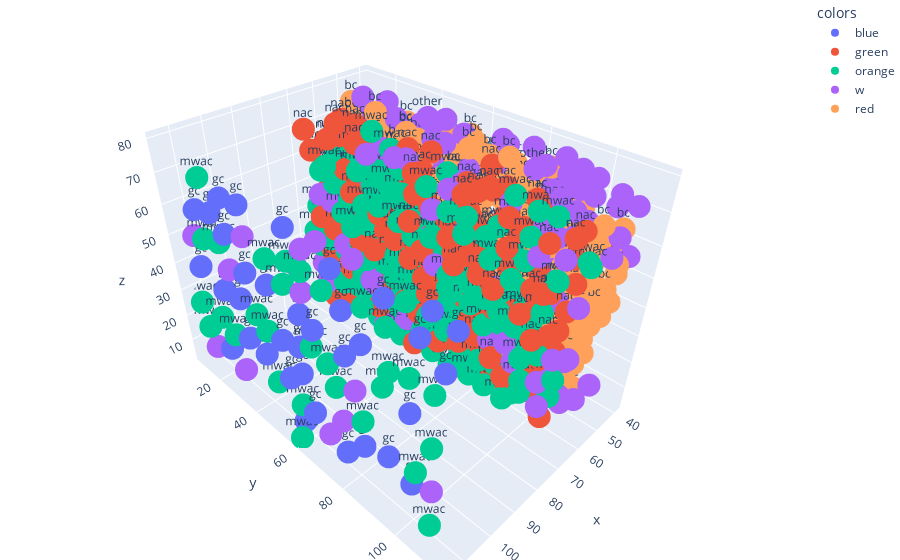

The notebook cell saved with this chart:
### Code cell
df = cells.copy()
fig = px.scatter_3d(df, x='x', y='y', z='z',
              color='colors',title='Cells Positions',text='coarse')

fig.update_layout(margin=dict(l=0, r=0, b=0, t=0))
fig.show()
plotly.offline.plot(fig, filename='C:\\Users\\rduvo\\Desktop\\ComplexNetwork\\Idea_of_Project\\circuitdata\\mouseretina\\Plots\\Plot_only_Position.html')

### Figure 1 — Plotly figure (JSON) as saved in the notebook; plotly's stock layout.template omitted (floating-point values rounded to 4 significant figures; data arrays with more than 128 entries replaced by an {"elided": "..."} marker saying what was removed)
{"data": [{"hovertemplate": "colors=blue<br>x=%{x}<br>y=%{y}<br>z=%{z}<br>coarse=%{text}<extra></extra>", "legendgroup": "blue", "marker": {"color": "#636efa", "symbol": "circle"}, "mode": "markers+text", "name": "blue", "scene": "scene", "showlegend": true, "text": ["gc", "gc", "gc", "gc", "gc", "gc", "gc", "gc", "gc", "gc", "gc", "gc", "gc", "gc", "gc", "gc", "gc", "gc", "gc", "gc", "gc", "gc", "gc", "gc", "gc", "gc", "gc", "gc", "gc", "gc", "gc", "gc", "gc", "gc", "gc", "gc"], "type": "scatter3d", "x": [110.9, 110.5, 111.4, 109.9, 110.4, 109.4, 110.8, 112.9, 111.5, 110.4, 112.1, 110.1, 111.7, 110.3, 111.1, 112.4, 110.2, 110.6, 110.4, 110.9, 111.0, 111.3, 112.6, 110.5, 111.0, 111.6, 111.7, 111.0, 111.4, 110.3, 110.7, 110.1, 110.9, 110.6, 109.1, 111.1], "y": [76.63, 51.42, 31.64, 71.83, 74.96, 43.13, 35.33, 112.8, 22.5, 61.31, 65.95, 31.25, 105.3, 98.24, 58.13, 30.53, 90.01, 57.28, 75.59, 36.55, 82.82, 50.66, 110.2, 101.1, 41.04, 11.41, 83.66, 91.83, 14.04, 58.28, 27.64, 55.78, 20.31, 99.51, 53.56, 22.66], "z": [43.53, 19.08, 37.33, 66.43, 6.948, 46.97, 47.8, 73.64, 61.85, 12.19, 46.04, 21.68, 73.55, 39.26, 35.25, 58.87, 67.78, 24.65, 56.65, 69.57, 16.2, 33.16, 61.01, 63.64, 22.0, 38.89, 51.93, 19.67, 59.47, 45.86, 68.07, 4.551, 11.42, 15.6, 69.31, 35.62]}, {"hovertemplate": "colors=green<br>x=%{x}<br>y=%{y}<br>z=%{z}<br>coarse=%{text}<extra></extra>", "legendgroup": "green", "marker": {"color": "#EF553B", "symbol": "circle"}, "mode": "markers+text", "name": "green", "scene": "scene", "showlegend": true, "text": {"elided": "181 str values"}, "type": "scatter3d", "x": {"elided": "181 float values"}, "y": {"elided": "181 float values"}, "z": {"elided": "181 float values"}}, {"hovertemplate": "colors=orange<br>x=%{x}<br>y=%{y}<br>z=%{z}<br>coarse=%{text}<extra></extra>", "legendgroup": "orange", "marker": {"color": "#00cc96", "symbol": "circle"}, "mode": "markers+text", "name": "orange", "scene": "scene", "showlegend": true, "text": {"elided": "172 str values"}, "type": "scatter3d", "x": {"elided": "172 float values"}, "y": {"elided": "172 float values"}, "z": {"elided": "172 float values"}}, {"hovertemplate": "colors=w<br>x=%{x}<br>y=%{y}<br>z=%{z}<br>coarse=%{text}<extra></extra>", "legendgroup": "w", "marker": {"color": "#ab63fa", "symbol": "circle"}, "mode": "markers+text", "name": "w", "scene": "scene", "showlegend": true, "text": {"elided": "134 str values"}, "type": "scatter3d", "x": {"elided": "134 float values"}, "y": {"elided": "134 float values"}, "z": {"elided": "134 float values"}}, {"hovertemplate": "colors=red<br>x=%{x}<br>y=%{y}<br>z=%{z}<br>coarse=%{text}<extra></extra>", "legendgroup": "red", "marker": {"color": "#FFA15A", "symbol": "circle"}, "mode": "markers+text", "name": "red", "scene": "scene", "showlegend": true, "text": {"elided": "427 str values"}, "type": "scatter3d", "x": {"elided": "427 float values"}, "y": {"elided": "427 float values"}, "z": {"elided": "427 float values"}}], "layout": {"legend": {"title": {"text": "colors"}, "tracegroupgap": 0}, "margin": {"b": 0, "l": 0, "r": 0, "t": 0}, "scene": {"domain": {"x": [0, 1], "y": [0, 1]}, "xaxis": {"title": {"text": "x"}}, "yaxis": {"title": {"text": "y"}}, "zaxis": {"title": {"text": "z"}}}, "title": {"text": "Cells Positions"}}}
